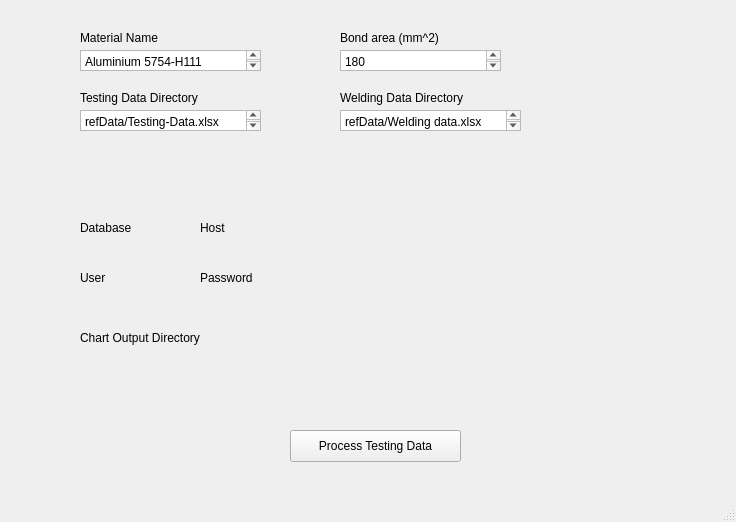
<?xml version="1.0" encoding="UTF-8"?>
<ui version="4.0">
 <class>MainWindow</class>
 <widget class="QMainWindow" name="MainWindow">
  <property name="geometry">
   <rect>
    <x>0</x>
    <y>0</y>
    <width>736</width>
    <height>522</height>
   </rect>
  </property>
  <property name="windowTitle">
   <string>MainWindow</string>
  </property>
  <widget class="QWidget" name="centralwidget">
   <widget class="QLabel" name="materialLabel">
    <property name="geometry">
     <rect>
      <x>80</x>
      <y>30</y>
      <width>101</width>
      <height>16</height>
     </rect>
    </property>
    <property name="text">
     <string>Material Name</string>
    </property>
   </widget>
   <widget class="QLabel" name="testingDirectoryLabel">
    <property name="geometry">
     <rect>
      <x>80</x>
      <y>90</y>
      <width>201</width>
      <height>16</height>
     </rect>
    </property>
    <property name="text">
     <string>Testing Data Directory</string>
    </property>
   </widget>
   <widget class="QLabel" name="weldingDirectoryLabel">
    <property name="geometry">
     <rect>
      <x>340</x>
      <y>90</y>
      <width>161</width>
      <height>16</height>
     </rect>
    </property>
    <property name="text">
     <string>Welding Data Directory</string>
    </property>
   </widget>
   <widget class="QLabel" name="bondAreaLabel">
    <property name="geometry">
     <rect>
      <x>340</x>
      <y>30</y>
      <width>121</width>
      <height>16</height>
     </rect>
    </property>
    <property name="text">
     <string>Bond area (mm^2)</string>
    </property>
   </widget>
   <widget class="QLabel" name="databaseLabel">
    <property name="geometry">
     <rect>
      <x>80</x>
      <y>220</y>
      <width>61</width>
      <height>16</height>
     </rect>
    </property>
    <property name="text">
     <string>Database</string>
    </property>
   </widget>
   <widget class="QLabel" name="userLabel">
    <property name="geometry">
     <rect>
      <x>80</x>
      <y>270</y>
      <width>60</width>
      <height>16</height>
     </rect>
    </property>
    <property name="text">
     <string>User</string>
    </property>
   </widget>
   <widget class="QLabel" name="passwordLabel">
    <property name="geometry">
     <rect>
      <x>200</x>
      <y>270</y>
      <width>60</width>
      <height>16</height>
     </rect>
    </property>
    <property name="text">
     <string>Password</string>
    </property>
   </widget>
   <widget class="QLabel" name="hostLabel">
    <property name="geometry">
     <rect>
      <x>200</x>
      <y>220</y>
      <width>60</width>
      <height>16</height>
     </rect>
    </property>
    <property name="text">
     <string>Host</string>
    </property>
   </widget>
   <widget class="QLabel" name="chartOutputLabel">
    <property name="geometry">
     <rect>
      <x>80</x>
      <y>330</y>
      <width>141</width>
      <height>16</height>
     </rect>
    </property>
    <property name="text">
     <string>Chart Output Directory</string>
    </property>
   </widget>
   <widget class="QPushButton" name="processButton">
    <property name="geometry">
     <rect>
      <x>290</x>
      <y>430</y>
      <width>171</width>
      <height>32</height>
     </rect>
    </property>
    <property name="text">
     <string>Process Testing Data</string>
    </property>
   </widget>
   <widget class="QPlainTextEdit" name="materialInput">
    <property name="geometry">
     <rect>
      <x>80</x>
      <y>50</y>
      <width>181</width>
      <height>21</height>
     </rect>
    </property>
    <property name="plainText">
     <string>Aluminium 5754-H111</string>
    </property>
   </widget>
   <widget class="QPlainTextEdit" name="bondAreaInput">
    <property name="geometry">
     <rect>
      <x>340</x>
      <y>50</y>
      <width>161</width>
      <height>21</height>
     </rect>
    </property>
    <property name="plainText">
     <string>180</string>
    </property>
   </widget>
   <widget class="QPlainTextEdit" name="TestingDirectoryInput">
    <property name="geometry">
     <rect>
      <x>80</x>
      <y>110</y>
      <width>181</width>
      <height>21</height>
     </rect>
    </property>
    <property name="plainText">
     <string>refData/Testing-Data.xlsx</string>
    </property>
   </widget>
   <widget class="QPlainTextEdit" name="WeldingDirectoryInput">
    <property name="geometry">
     <rect>
      <x>340</x>
      <y>110</y>
      <width>181</width>
      <height>21</height>
     </rect>
    </property>
    <property name="plainText">
     <string>refData/Welding data.xlsx</string>
    </property>
   </widget>
  </widget>
  <widget class="QMenuBar" name="menubar">
   <property name="geometry">
    <rect>
     <x>0</x>
     <y>0</y>
     <width>736</width>
     <height>24</height>
    </rect>
   </property>
  </widget>
  <widget class="QStatusBar" name="statusbar"/>
 </widget>
 <resources/>
 <connections/>
</ui>
